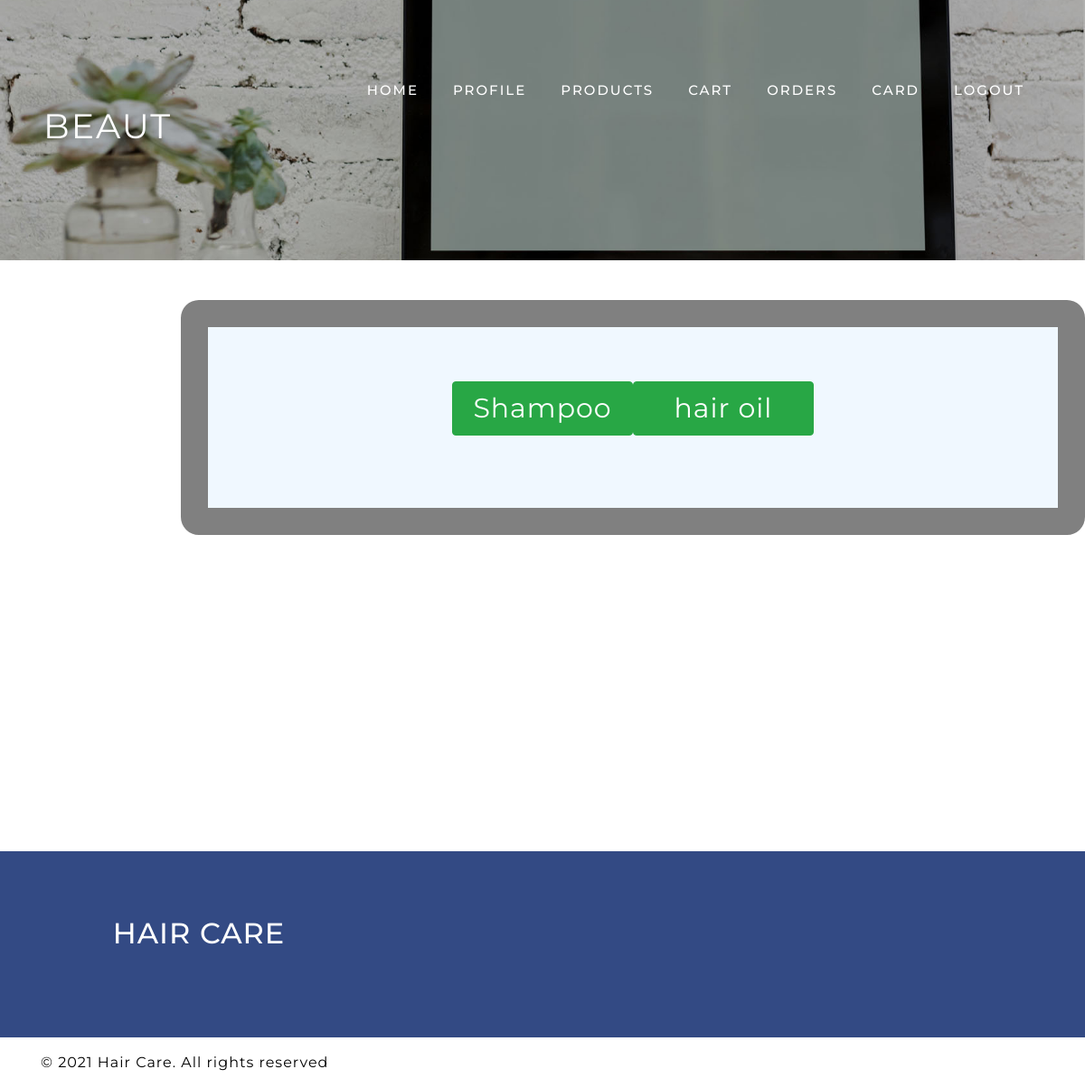
/customer/viewcategory.php, run on the app's committed database.
### tables this page shows
CREATE TABLE IF NOT EXISTS `tbl_category` (
  `id` int(11) NOT NULL AUTO_INCREMENT,
  `cname` varchar(50) NOT NULL,
  `status` int(11) NOT NULL,
  PRIMARY KEY (`id`)
);

### customer/viewcategory.php (the view, shortened to what this page needs)
<?php
include 'customerbase.php';
include '../connection.php';
?>
    <body>
    <br>
    <form method='POST'>
    <div id="demo">
    <?php
    $masterid=$_GET['bmid'];
    $date=$_GET['date'];
    $a="select * from tbl_category where status='1'";
    $r=mysqli_query($conn,$a);
    while($row=mysqli_fetch_array($r))
    {
  echo'<a href="viewsubcategory.php?cat='.$row['id']. '&bmid='.$masterid.'&date='.$date.'"  class="btn btn-success" style="width: 200px;height:60px;margin-top: 60px;font-size: 30px;text-align: center;">' .$row['cname'].'</a>';
    }
    ?>
      </div>
<?php
include '../footer.php';
?>

### web/css/style.css (style rules this page uses)
html, body { padding: 0; margin: 0; background: #fff; letter-spacing: 1px; font-family: 'Montserrat', sans-serif; }
body a { outline: none; transition: 0.5s all; -webkit-transition: 0.5s all; -moz-transition: 0.5s all; -o-transition: 0.5s all; -ms-transition: 0.5s all; text-decoration: none; }
a { color: #fff; text-decoration: none; }

### customer/viewcategory.php (style rules this page uses)
form { color: black; text-align: center; }
#demo { margin-top: 20px; margin-bottom: 350px; border:30px solid gray; background-color: aliceblue; width:1000px; height:260px; margin-left: 200px; border-radius: 20px; }

### data on the page
tbl_category: cname "Shampoo"
tbl_category: $row['id'] 2 (drawn), cname "hair oil"
